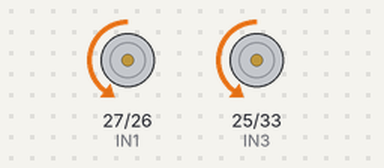
The sketch below on a simulated ESP32. Shown: motor-driver pin pairs drawn as motors (green arrow = first pin HIGH = forward, orange = second pin HIGH = backward, longer = more drive, scaled by the enable pin). What the sketch prints to the serial monitor is not drawn.

Above: at 4.0 s.
At 7.5 s:
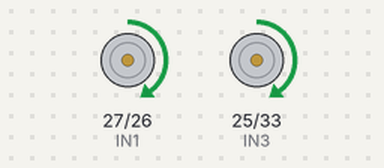
At 13.7 s:
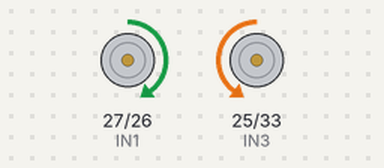
At 21.7 s:
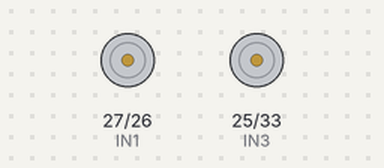
Timing chart, 0 to 23.8 s (numbered marks = the images above):
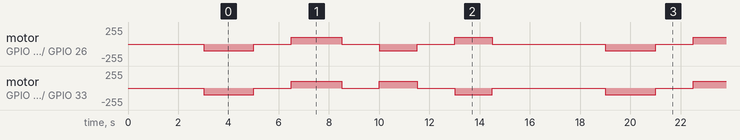

The sketch:

stage1_motor_test.ino
```cpp
// ============================================================
// STAGE 1 — MOTOR TEST
// Bot 1 | ESP32 + L298N
// ============================================================
// PURPOSE:
//   Verify all 4 movement directions are physically correct.
//   Run FORWARD → STOP → REVERSE → STOP → LEFT → STOP → RIGHT → STOP
//   Watch Serial Monitor to confirm what you see physically.
//
// CONNECTIONS USED IN THIS STAGE:
//   IN1 → GPIO27   IN2 → GPIO26   (Left motor direction)
//   IN3 → GPIO25   IN4 → GPIO33   (Right motor direction)
//   ENA → GPIO14   ENB → GPIO32   (PWM speed)
//
// BEFORE UPLOADING:
//   1. Remove ENA/ENB jumpers from L298N
//   2. Lift robot off the ground (wheels free to spin)
//   3. Connect battery to L298N
//   4. Open Serial Monitor at 115200 baud
//
// PASS CRITERIA:
//   ✓ FORWARD  → both wheels spin forward
//   ✓ REVERSE  → both wheels spin backward
//   ✓ LEFT     → robot rotates left
//   ✓ RIGHT    → robot rotates right
// ============================================================

// --- Motor Driver Pins ---
#define IN1  27
#define IN2  26
#define IN3  25
#define IN4  33
#define ENA  14
#define ENB  32

// --- PWM speed for this test (0-255) ---
// Lowered to 100 because running from USB 5V (no battery)
#define TEST_SPEED  100

// ============================================================

void leftMotor(int speed)
{
  speed = constrain(speed, -255, 255);

  if (speed > 0)       { digitalWrite(IN1, LOW);  digitalWrite(IN2, HIGH); }
  else if (speed < 0)  { digitalWrite(IN1, HIGH); digitalWrite(IN2, LOW);  }
  else                 { digitalWrite(IN1, LOW);  digitalWrite(IN2, LOW);  }

  analogWrite(ENA, abs(speed));
}

void rightMotor(int speed)
{
  speed = constrain(speed, -255, 255);

  if (speed > 0)       { digitalWrite(IN3, LOW);  digitalWrite(IN4, HIGH); }
  else if (speed < 0)  { digitalWrite(IN3, HIGH); digitalWrite(IN4, LOW);  }
  else                 { digitalWrite(IN3, LOW);  digitalWrite(IN4, LOW);  }

  analogWrite(ENB, abs(speed));
}

void stopMotors()
{
  analogWrite(ENA, 0);
  analogWrite(ENB, 0);
  digitalWrite(IN1, LOW); digitalWrite(IN2, LOW);
  digitalWrite(IN3, LOW); digitalWrite(IN4, LOW);
}

// ============================================================

void setup()
{
  Serial.begin(115200);

  pinMode(IN1, OUTPUT); pinMode(IN2, OUTPUT);
  pinMode(IN3, OUTPUT); pinMode(IN4, OUTPUT);
  pinMode(ENA, OUTPUT); pinMode(ENB, OUTPUT);

  stopMotors();

  Serial.println();
  Serial.println("=====================================");
  Serial.println("  STAGE 1 — MOTOR TEST");
  Serial.println("=====================================");
  Serial.println("Starting in 3 seconds...");
  Serial.println("Make sure robot is OFF the ground!");
  delay(3000);
}

// ============================================================

void runTest(const char* label, int leftSpd, int rightSpd, int durationMs)
{
  Serial.print(">>> ");
  Serial.println(label);
  leftMotor(leftSpd);
  rightMotor(rightSpd);
  delay(durationMs);
  stopMotors();
  Serial.println("    STOP");
  delay(1500);
}

void loop()
{
  runTest("FORWARD",  TEST_SPEED,  TEST_SPEED,  2000);
  runTest("REVERSE", -TEST_SPEED, -TEST_SPEED,  2000);
  runTest("LEFT",     TEST_SPEED, -TEST_SPEED,  1500);
  runTest("RIGHT",   -TEST_SPEED,  TEST_SPEED,  1500);

  Serial.println();
  Serial.println("--- Cycle complete. Repeating in 3s ---");
  Serial.println();
  delay(3000);
}
```

Measured:
- by itself, motor on GPIO 27 (IN1) / GPIO 26 (IN2): repeats every 16.0 s: stopped 1.5 s, forward 100/255 2.0 s, stopped 1.5 s, backward 100/255 1.5 s, stopped 1.5 s, forward 100/255 1.5 s, stopped 4.5 s, backward 100/255 2.0 s
- by itself, motor on GPIO 25 (IN3) / GPIO 33 (IN4): repeats every 16.0 s: stopped 1.5 s, forward 100/255 2.0 s, stopped 1.5 s, forward 100/255 1.5 s, stopped 1.5 s, backward 100/255 1.5 s, stopped 4.5 s, backward 100/255 2.0 s
